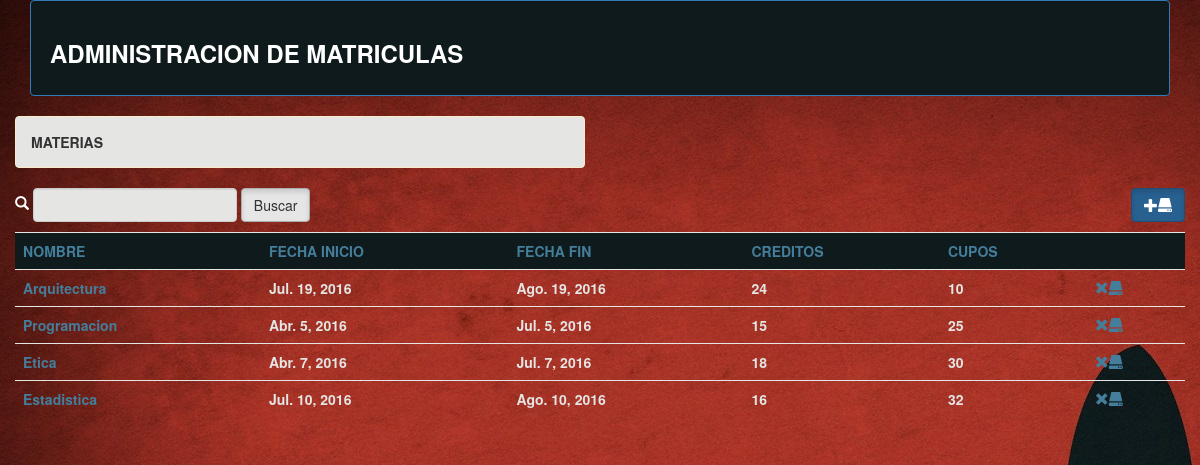
Page /administrar/materias?o=cupos on the committed database.
### gestion/models.py (models this page shows, shortened)
class Materia(models.Model):
	nombre=models.CharField(max_length=30)
	fechaInicio=models.DateField(blank=True, null=True)
	fechaFin=models.DateField(blank=True, null=True)
	creditos=models.IntegerField()
	cupos=models.IntegerField()

### gestion/views.py (the view)
def materias(request):
	obM=Materia.objects.all()
	if request.GET.get('o'):
		obM=Materia.objects.order_by(request.GET['o'])
	context={
		'materias':obM,
		't':'Materias',
	}
	return render(request,'materias.html',context)

### templates/materias.html
{% extends 'master.html'%}
	{% block contenido%}
	<div class='container-fluid'>
		<div class="row">
			<div class="col-xs-6">
				<div class="alert alert-warning"><strong>{{t | upper}}</strong></div>
			</div>
		</div>
		<div class="row">
			<div class="col-xs-6 col-md-4">
				<form ng-submit="buscar()" class="form-inline">
					<span class="glyphicon glyphicon-search" aria-hidden="true"></span>
		          	<input type="text" name="nombres" ng-model="nombreEntrada" class="form-control">
		          	<input type="submit" value="Buscar" class="btn btn-default active">
		        </form>
			</div>
			<div class="col-xs-6 col-md-4">
			</div>
			<div class="col-xs-6 col-md-4">
				<p class="text-right"><a href="crearMateria" class="btn btn-primary active"><span class="glyphicon glyphicon-plus" aria-hidden="true"></span><span class="glyphicon glyphicon-hdd" aria-hidden="true"></span></a></p>
			</div>
			<div class="col-xs-12">
				<table class="table">
					<tr  class="info">
						<td><a href="materias?o=nombre">NOMBRE</a></td>
						<td><a href="materias?o=fechaInicio">FECHA INICIO</a></td>
						<td><a href="materias?o=fechaFin">FECHA FIN</a></td>
						<td><a href="materias?o=creditos">CREDITOS</a></td>
						<td><a href="materias?o=cupos">CUPOS</a></td>
						<td></td>
					</tr>
				{% for d in materias%}
					<tr>
						<td><a href="modificarMateria?id={{d.nombre}}" >{{d.nombre}}</a></td>
						<td>{{d.fechaInicio}}</td>
						<td>{{d.fechaFin}}</td>
						<td>{{d.creditos}}</td>
						<td>{{d.cupos}}</td>
						<td><a href="eliminarMateria?id={{d.nombre}}" onclick="if(!confirm('¿Esta seguro de eliminar la materia?'))return false"><span class="glyphicon glyphicon-remove" aria-hidden="true"></span><span class="glyphicon glyphicon-hdd" aria-hidden="true"></span></a></td>
					</tr>
				{% endfor%}
				</table>
			</div>
		</div>
	</div>
	{% endblock contenido%}

### static/css/estilos.css (style rules this page uses)
body { color: white; }
.alert-warning { color: #333333; background-color: rgb(229, 229, 228); }
a:link, a:visited { color: #447e9b; text-decoration: none; }
td { color: #e5e5e4; font-weight: 600; }
.form-control { color: #1F618D; background-color: #e5e5e4; font-weight: 600; }
.table>tbody>tr>td, .table>tbody>tr>th, .table>tfoot>tr>td, .table>tfoot>tr>th, .table>thead>tr>td, .table>thead>tr>th { border-top: 1px solid #e5e5e4; }
.table>tbody>tr.info>td, .table>tbody>tr.info>th, .table>tbody>tr>td.info, .table>tbody>tr>th.info, .table>tfoot>tr.info>td, .table>tfoot>tr.info>th, .table>tfoot>tr>td.info, .table>tfoot>tr>th.info, .table>thead>tr.info>td, .table>thead>tr.info>th, .table>thead>tr>td.info, .table>thead>tr>th.info { background-color: #0f1a1c; }

### rows in the picture
Materia: nombre "Arquitectura", fechaInicio "Jul. 19, 2016", fechaFin "Ago. 19, 2016", creditos "24", cupos "10"
Materia: nombre "Programacion", fechaInicio "Abr. 5, 2016", fechaFin "Jul. 5, 2016", creditos "15", cupos "25"
Materia: nombre "Etica", fechaInicio "Abr. 7, 2016", fechaFin "Jul. 7, 2016", creditos "18", cupos "30"
Materia: nombre "Estadistica", fechaInicio "Jul. 10, 2016", fechaFin "Ago. 10, 2016", creditos "16", cupos "32"

### other values in the picture
{{ t | upper }} "MATERIAS"
